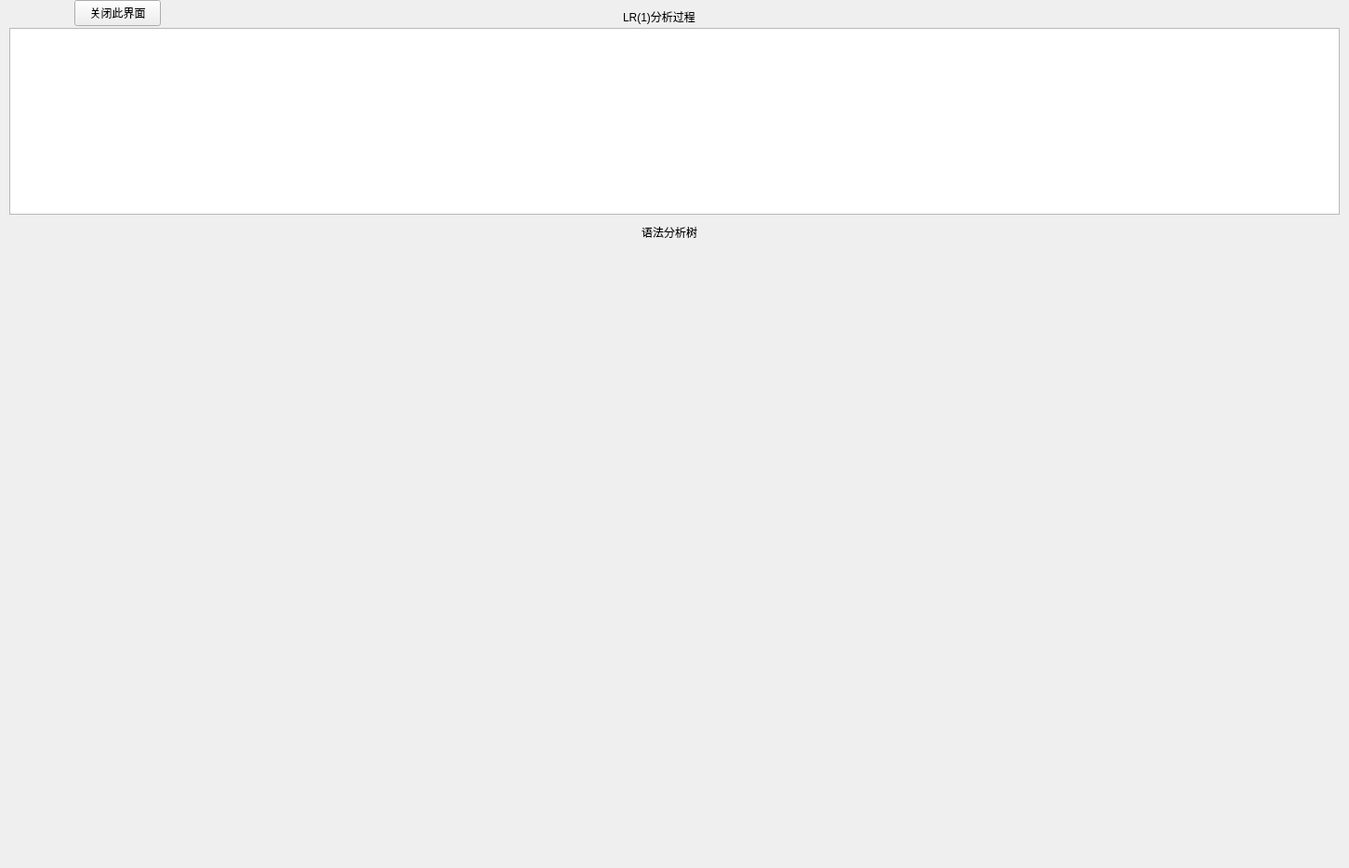
<?xml version="1.0" encoding="UTF-8"?>
<ui version="4.0">
 <class>sub3</class>
 <widget class="QWidget" name="sub3">
  <property name="geometry">
   <rect>
    <x>0</x>
    <y>0</y>
    <width>1451</width>
    <height>934</height>
   </rect>
  </property>
  <property name="windowTitle">
   <string>Form</string>
  </property>
  <widget class="QTableWidget" name="tableWidget">
   <property name="geometry">
    <rect>
     <x>10</x>
     <y>30</y>
     <width>1431</width>
     <height>201</height>
    </rect>
   </property>
  </widget>
  <widget class="QLabel" name="label">
   <property name="geometry">
    <rect>
     <x>670</x>
     <y>10</y>
     <width>131</width>
     <height>16</height>
    </rect>
   </property>
   <property name="text">
    <string>LR(1)分析过程</string>
   </property>
  </widget>
  <widget class="QLabel" name="label_2">
   <property name="geometry">
    <rect>
     <x>690</x>
     <y>240</y>
     <width>101</width>
     <height>20</height>
    </rect>
   </property>
   <property name="text">
    <string>语法分析树</string>
   </property>
  </widget>
  <widget class="QLabel" name="label_3">
   <property name="geometry">
    <rect>
     <x>20</x>
     <y>260</y>
     <width>1421</width>
     <height>661</height>
    </rect>
   </property>
   <property name="text">
    <string/>
   </property>
  </widget>
  <widget class="QPushButton" name="pushButton">
   <property name="geometry">
    <rect>
     <x>80</x>
     <y>0</y>
     <width>93</width>
     <height>28</height>
    </rect>
   </property>
   <property name="text">
    <string>关闭此界面</string>
   </property>
  </widget>
 </widget>
 <resources/>
 <connections/>
</ui>
